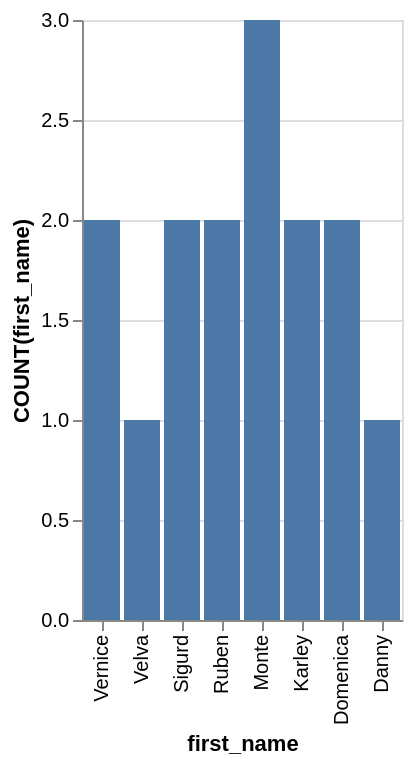

Write a Vega-Lite specification for this figure.
### Vega-Lite specification from a JSON file in a GitHub repository (floating-point values rounded to 4 significant figures)
{"data": {"values": [{"x_data": "Vernice", "y_data": 2}, {"x_data": "Velva", "y_data": 1}, {"x_data": "Sigurd", "y_data": 2}, {"x_data": "Ruben", "y_data": 2}, {"x_data": "Monte", "y_data": 3}, {"x_data": "Karley", "y_data": 2}, {"x_data": "Domenica", "y_data": 2}, {"x_data": "Danny", "y_data": 1}]}, "mark": "bar", "encoding": {"x": {"field": "x_data", "type": "nominal", "title": "first_name", "sort": "descending"}, "y": {"field": "y_data", "type": "quantitative", "title": "COUNT(first_name)"}}}
